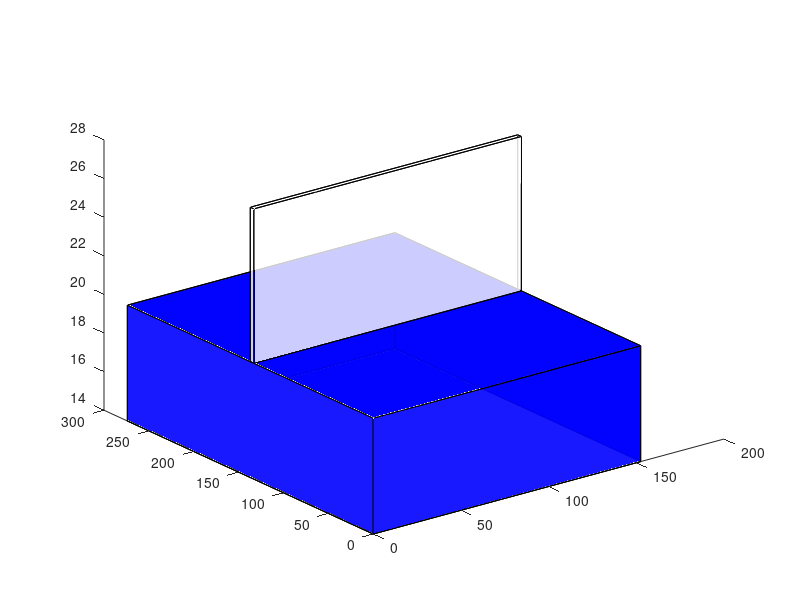

Reproduce this figure in MATLAB.
function plotTable()
 plotTableAux( [152.5 274 6],[0 0 20-6], .9, [0 0 1]);
 plotTableNet( [152.5 4 8], [0 137-4 20], 0.8, [1 1 1]);
end

function plotTableAux(varargin)
% PLOTCUBE - Display a 3D-cube in the current axes
%
%   PLOTCUBE(EDGES,ORIGIN,ALPHA,COLOR) displays a 3D-cube in the current axes
%   with the following properties:
%   * EDGES : 3-elements vector that defines the length of cube edges
%   * ORIGIN: 3-elements vector that defines the start point of the cube
%   * ALPHA : scalar that defines the transparency of the cube faces (from 0
%             to 1)
%   * COLOR : 3-elements vector that defines the faces color of the cube
%
% Example:
%   >> plotcube([5 5 5],[ 2  2  2],.8,[1 0 0]);
%   >> plotcube([5 5 5],[10 10 10],.8,[0 1 0]);
%   >> plotcube([5 5 5],[20 20 20],.8,[0 0 1]);


% Default input arguments
inArgs = { ...
  [152.5 273 6] , ... % Default edge sizes (x,y and z)
  [0 0  -6] , ... % Default coordinates of the origin point of the cube
  .9          , ... % Default alpha value for the cube's faces
  [0 0 1]       ... % Default Color for the cube
  };

% Replace default input arguments by input values
inArgs(1:nargin) = varargin;

% Create all variables
[edges,origin,alpha,clr] = deal(inArgs{:});

XYZ = { ...
  [0 0 0 0]  [0 0 1 1]  [0 1 1 0] ; ...
  [1 1 1 1]  [0 0 1 1]  [0 1 1 0] ; ...
  [0 1 1 0]  [0 0 0 0]  [0 0 1 1] ; ...
  [0 1 1 0]  [1 1 1 1]  [0 0 1 1] ; ...
  [0 1 1 0]  [0 0 1 1]  [0 0 0 0] ; ...
  [0 1 1 0]  [0 0 1 1]  [1 1 1 1]   ...
  };

XYZ = mat2cell(...
  cellfun( @(x,y,z) x*y+z , ...
    XYZ , ...
    repmat(mat2cell(edges,1,[1 1 1]),6,1) , ...
    repmat(mat2cell(origin,1,[1 1 1]),6,1) , ...
    'UniformOutput',false), ...
  6,[1 1 1]);


cellfun(@patch,XYZ{1},XYZ{2},XYZ{3},...
  repmat({clr},6,1),...
  repmat({'FaceAlpha'},6,1),...
  repmat({alpha},6,1)...
  );

view(3);
end

function plotTableNet(varargin)
% PLOTCUBE - Display a 3D-cube in the current axes
%
%   PLOTCUBE(EDGES,ORIGIN,ALPHA,COLOR) displays a 3D-cube in the current axes
%   with the following properties:
%   * EDGES : 3-elements vector that defines the length of cube edges
%   * ORIGIN: 3-elements vector that defines the start point of the cube
%   * ALPHA : scalar that defines the transparency of the cube faces (from 0
%             to 1)
%   * COLOR : 3-elements vector that defines the faces color of the cube
%
% Example:
%   >> plotcube([5 5 5],[ 2  2  2],.8,[1 0 0]);
%   >> plotcube([5 5 5],[10 10 10],.8,[0 1 0]);
%   >> plotcube([5 5 5],[20 20 20],.8,[0 0 1]);


% Default input arguments
inArgs = { ...
  [152.5 4 10] , ... % Default edge sizes (x,y and z)
  [0 136.5  0] , ... % Default coordinates of the origin point of the cube
  .8          , ... % Default alpha value for the cube's faces
  [1 1 1]       ... % Default Color for the cube
  };

% Replace default input arguments by input values
inArgs(1:nargin) = varargin;

% Create all variables
[edges,origin,alpha,clr] = deal(inArgs{:});

XYZ = { ...
  [0 0 0 0]  [0 0 1 1]  [0 1 1 0] ; ...
  [1 1 1 1]  [0 0 1 1]  [0 1 1 0] ; ...
  [0 1 1 0]  [0 0 0 0]  [0 0 1 1] ; ...
  [0 1 1 0]  [1 1 1 1]  [0 0 1 1] ; ...
  [0 1 1 0]  [0 0 1 1]  [0 0 0 0] ; ...
  [0 1 1 0]  [0 0 1 1]  [1 1 1 1]   ...
  };

XYZ = mat2cell(...
  cellfun( @(x,y,z) x*y+z , ...
    XYZ , ...
    repmat(mat2cell(edges,1,[1 1 1]),6,1) , ...
    repmat(mat2cell(origin,1,[1 1 1]),6,1) , ...
    'UniformOutput',false), ...
  6,[1 1 1]);


cellfun(@patch,XYZ{1},XYZ{2},XYZ{3},...
  repmat({clr},6,1),...
  repmat({'FaceAlpha'},6,1),...
  repmat({alpha},6,1)...
  );

view(3);
end